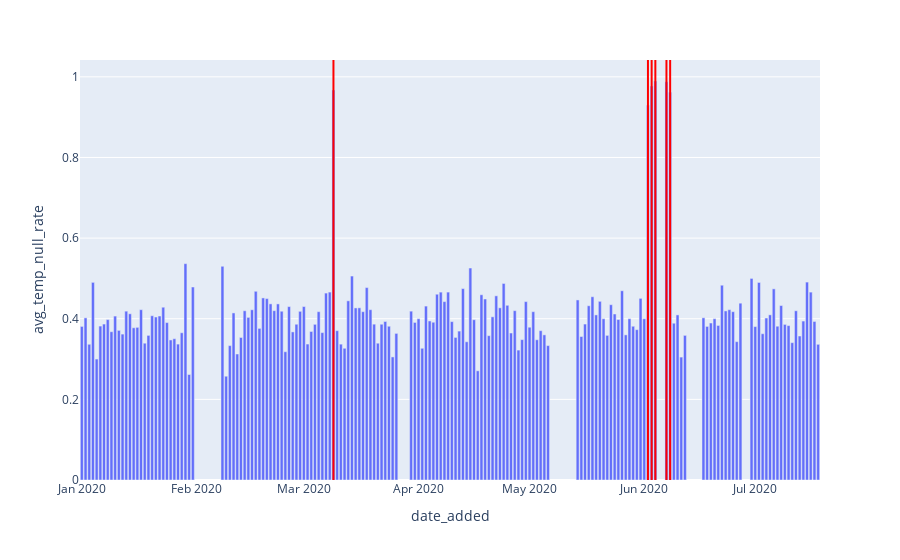

Write notebook code for a chart like this one.
### Code cell
show_plot_with_detections(
    'queries/distribution/naive-dist-detector.sql',
    'queries/distribution/null-rates.sql',
    'date_added',
    'avg_temp_null_rate'
).show()

### Figure 1 — Plotly figure (JSON) as saved in the notebook; plotly's stock layout.template omitted (floating-point values rounded to 4 significant figures; data arrays with more than 128 entries replaced by an {"elided": "..."} marker saying what was removed)
{"data": [{"alignmentgroup": "True", "hovertemplate": "date_added=%{x}<br>avg_temp_null_rate=%{y}<extra></extra>", "legendgroup": "", "marker": {"color": "#636efa"}, "name": "", "offsetgroup": "", "orientation": "v", "showlegend": false, "textposition": "auto", "type": "bar", "x": {"elided": "175 str values"}, "xaxis": "x", "y": {"elided": "175 float values"}, "yaxis": "y"}], "layout": {"barmode": "relative", "legend": {"tracegroupgap": 0}, "margin": {"t": 60}, "shapes": [{"line": {"color": "red"}, "type": "line", "x0": "2020-03-09", "x1": "2020-03-09", "xref": "x", "y0": 0, "y1": 1, "yref": "y domain"}, {"line": {"color": "red"}, "type": "line", "x0": "2020-06-02", "x1": "2020-06-02", "xref": "x", "y0": 0, "y1": 1, "yref": "y domain"}, {"line": {"color": "red"}, "type": "line", "x0": "2020-06-03", "x1": "2020-06-03", "xref": "x", "y0": 0, "y1": 1, "yref": "y domain"}, {"line": {"color": "red"}, "type": "line", "x0": "2020-06-04", "x1": "2020-06-04", "xref": "x", "y0": 0, "y1": 1, "yref": "y domain"}, {"line": {"color": "red"}, "type": "line", "x0": "2020-06-07", "x1": "2020-06-07", "xref": "x", "y0": 0, "y1": 1, "yref": "y domain"}, {"line": {"color": "red"}, "type": "line", "x0": "2020-06-08", "x1": "2020-06-08", "xref": "x", "y0": 0, "y1": 1, "yref": "y domain"}], "xaxis": {"anchor": "y", "domain": [0, 1], "title": {"text": "date_added"}}, "yaxis": {"anchor": "x", "domain": [0, 1], "title": {"text": "avg_temp_null_rate"}}}}
